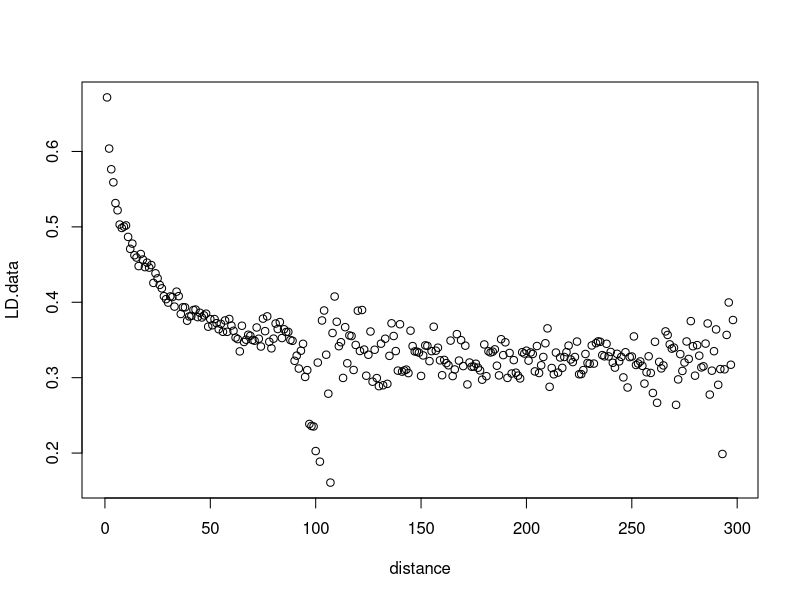

Reproduce this figure in R.
#!/usr/bin/Rscript

# distance<-c(19,49,1981,991,104,131,158,167,30,1000,5000,100,150,11,20,33,1100,1300,1500,100,1400,900,300,100,2000,100,1900,500,600,700,3000,2500,400,792)
# LD.data<-c(0.6,0.47,0.018,0.8,0.7,0.09,0.09,0.05,0,0.001,0,0.6,0.4,0.2,0.5,0.4,0.1,0.08,0.07,0.5,0.06,0.11,0.3,0.6,0.1,0.9,0.1,0.3,0.29,0.31,0.02,0.01,0.4,0.5)
# n<-52
# HW.st<-c(C=0.1)
# HW.nonlinear<-nls(LD.data~((10+C*distance)/((2+C*distance)*(11+C*distance)))*(1+((3+C*distance)*(12+12*C*distance+(C*distance)^2))/(n*(2+C*distance)*(11+C*distance))),start=HW.st,control=nls.control(maxiter=100))
# tt<-summary(HW.nonlinear)
# new.rho<-tt$parameters[1]
# fpoints<-((10+new.rho*distance)/((2+new.rho*distance)*(11+new.rho*distance)))*(1+((3+new.rho*distance)*(12+12*new.rho*distance+(new.rho*distance)^2))/(n*(2+new.rho*distance)*(11+new.rho*distance)))


ld_info <- read.table("bigdistmean_refv3_300.txt")
#ld_info <- read.table("oldmeanall_pop6.txt")
#ld_info <- read.table("oldmeanall_pop8.txt")
#ld_info <- read.table("oldbigdist.txt")
ld_info$bp <- 1:nrow(ld_info)
#colnames(ld_info)[2] <- "r2"
colnames(ld_info)[1] <- "r2"
#ld_info <- ld_info[5:nrow(ld_info),]
#ld_info <- as.data.frame(rbind(ld_info[1:75,], ld_info[125:nrow(ld_info),]))
head(ld_info)

distance<- ld_info$bp
head(distance)
LD.data<-ld_info$r2
#myspline <- smooth.spline(distance, LD.data, df=length(distance), spar=.9)
#LD.data <- predict(myspline, distance)$y
head(LD.data)
#n<-37
n<-71
#n <- 844
HW.st<-c(C=0.1)
str(LD.data)
str(distance)
#HW.nonlinear<-nls(LD.data~((10+C*distance)/((2+C*distance)*(11+C*distance)))*(1+((3+C*distance)*(12+12*C*distance+(C*distance)^2))/(n*(2+C*distance)*(11+C*distance))),start=HW.st,control=nls.control(maxiter=1000), lower=0, algorithm="port")
#((10+c) / ((2+C) * 11+C)) * (1 + (((3+C)   
HW.nonlinear<-nls(LD.data~((10+C*distance)/((2+C*distance)*(11+C*distance)))*(1+((3+C*distance)*(12+12*C*distance+(C*distance)^2))/(n*(2+C*distance)*(11+C*distance))),start=HW.st,control=nls.control(maxiter=100))
#HW.nonlinear<-nls(LD.data~((10+C)/((2+C)*(11+C)))*(1+((3+C)*(12+12*C+(C)^2))/(n*(2+C)*(11+C))),start=HW.st,control=nls.control(maxiter=100))
tt<-summary(HW.nonlinear)
print(tt)
new.rho<-tt$parameters[1]
fpoints<-((10+new.rho*distance)/((2+new.rho*distance)*(11+new.rho*distance)))*(1+((3+new.rho*distance)*(12+12*new.rho*distance+(new.rho*distance)^2))/(n*(2+new.rho*distance)*(11+new.rho*distance)))
print(new.rho)
plot(distance,LD.data)
#extra = read.table("oldmeanall_pop8.txt")
#colnames(extra)[2] = "r2"
#extra$bp=1:nrow(extra)
#points(extra$bp, extra$r2, col='red')
#head(extra)

##population specific:
#ld_infos <- as.data.frame(t(read.table("distmeanall_refv3_amt1_new.txt")))
#ld_infos$bp <- 1:nrow(ld_info)
#head(ld_infos)
##covs <- c(54,19,41,30,32,37,180,71,74,32,232,42)
#covs <- c(71, 71)
#
#calc_rho <- function(r,d,cov) {
#  distance <- d
#  LD.data <- r
#  n <- cov
#  HW.st<-c(C=0.1)
#  HW.nonlinear<-nls(LD.data~((10+C*distance)/((2+C*distance)*(11+C*distance)))*(1+((3+C*distance)*(12+12*C*distance+(C*distance)^2))/(n*(2+C*distance)*(11+C*distance))),start=HW.st,control=nls.control(maxiter=100))
#  tt<-summary(HW.nonlinear)
#  new.rho<-tt$parameters[1]
#  fpoints<-((10+new.rho*distance)/((2+new.rho*distance)*(11+new.rho*distance)))*(1+((3+new.rho*distance)*(12+12*new.rho*distance+(new.rho*distance)^2))/(n*(2+new.rho*distance)*(11+new.rho*distance)))
#  return(new.rho)
#}
#
#myrhos <- rep(NA,1)
#for (i in 2:2) {
#  mycol = i
#  myr <- ld_infos[,mycol]
#  mybp <- ld_infos$bp
#  mycov <- covs[i]
#  myrhos[i] <- calc_rho(myr,mybp,mycov)
#}
#
#write(myrhos,"allrhos.txt")
#
#
#
#
#
